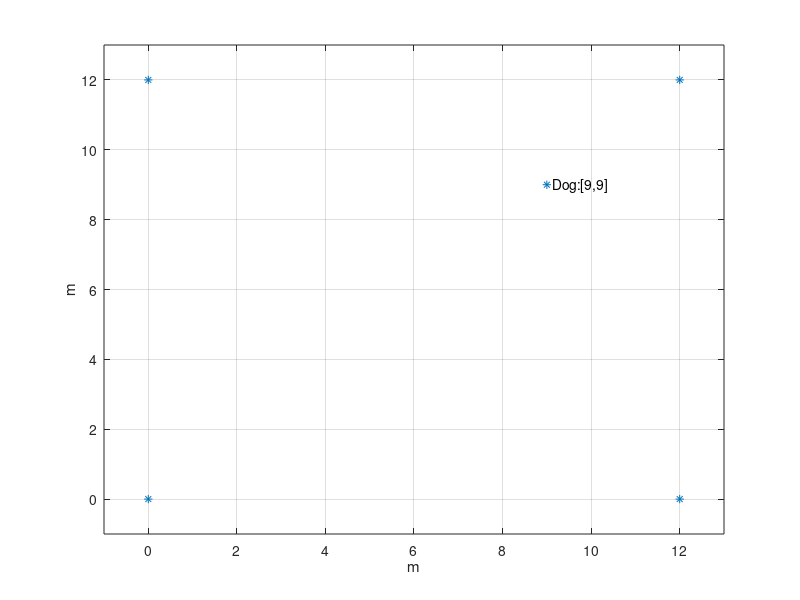

Recreate this plot in MATLAB. (Note: this script raises an error after producing the figure.)
%Anchor 1 coordinates 
anchor1 = [0,0];
%Anchor 2 coordinates 
anchor2 = [0,12];
%Anchor 3 coordinates 
anchor3 = [12,0];
%Anchor 4 coordinates 
anchor4 = [12,12];

%Mobile coordinate
mobile1 = [9,9];

anchors = [anchor1;anchor2;anchor3;anchor4];
nodes = [anchors;mobile1];
clf('reset')
plot(nodes(:,1),nodes(:,2),'*')
xlabel('m')
ylabel('m')
xlim([-1 13])
ylim([-1 13])
dog = strcat('  Dog: ','[',num2str(mobile1(1)),',',num2str(mobile1(2)),']');
text(mobile1(1),mobile1(2),dog)
grid on
hold on
rssi = [];

for i = 1:4
    radius = norm(anchors(i,:)-mobile1);
    [xval, yval] = radiation(radius);
    xval = xval+anchors(i,1);
    yval = yval+anchors(i,2);
    plot(xval,yval,'--')
    txt = strcat('  Anchor',num2str(i),': [',num2str(anchors(i,1)),',',num2str(anchors(i,2)),']');
    text(anchors(i,1),anchors(i,2),txt)
    rssi(i) = rssi_value(radius);
end

distances = distance(rssi)';
est = NLS(anchors, distances);
plot(est(1),est(2),'r*');
txt = strcat('  Estimation: [',num2str(est(1)),',',num2str(est(2)),']  ');
text(est(1),est(2),txt,'HorizontalAlignment','right');
txt = texlabel(strcat('Error: ',num2str(norm(est-mobile1)*100),'%'));
text(4.5,12.5,txt)